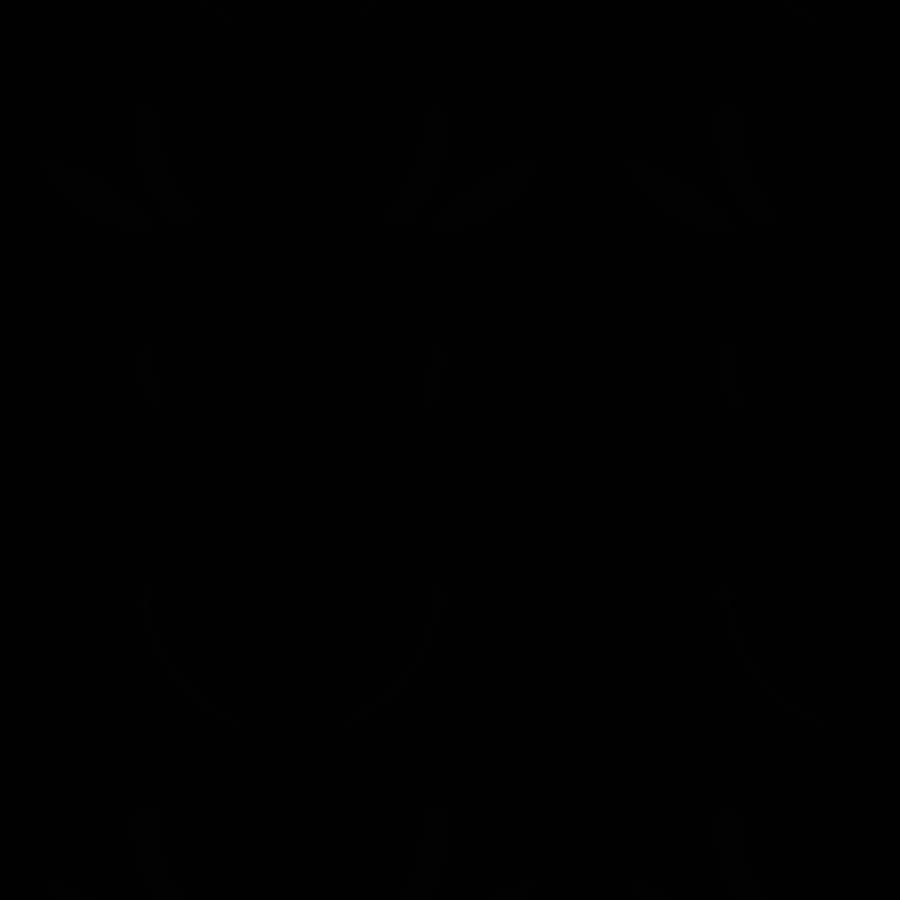
Frame 1 (no input)
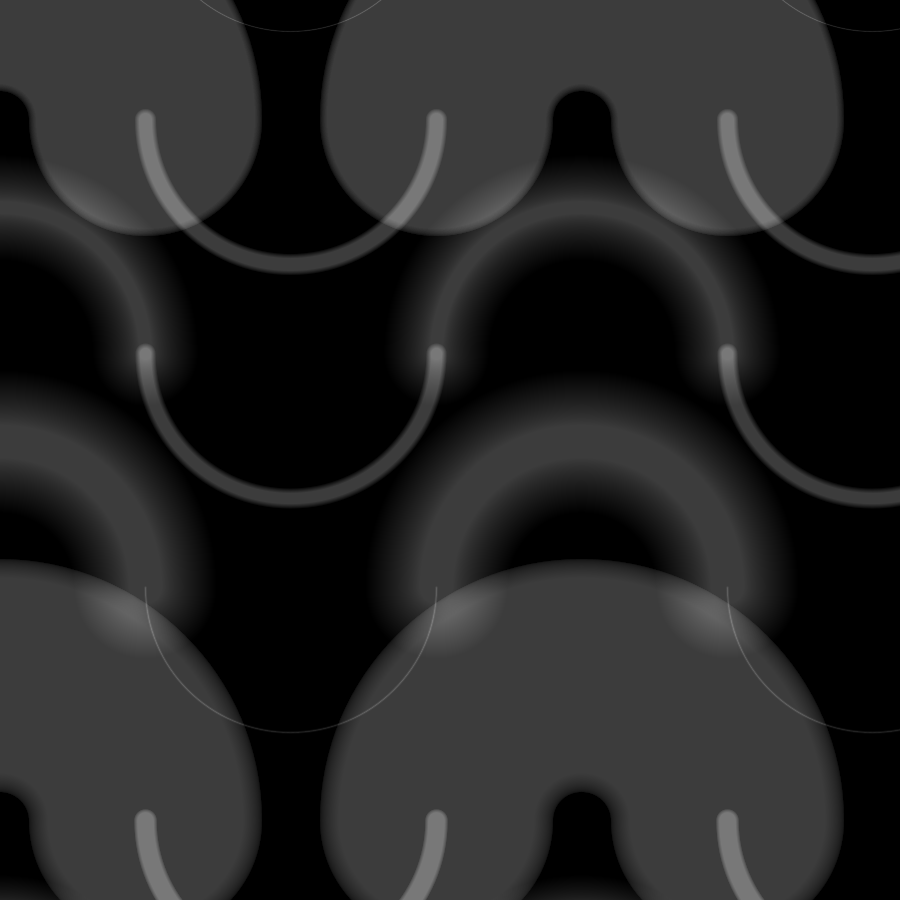
Frame 60 (the mouse pressed at the canvas centre just before this capture)
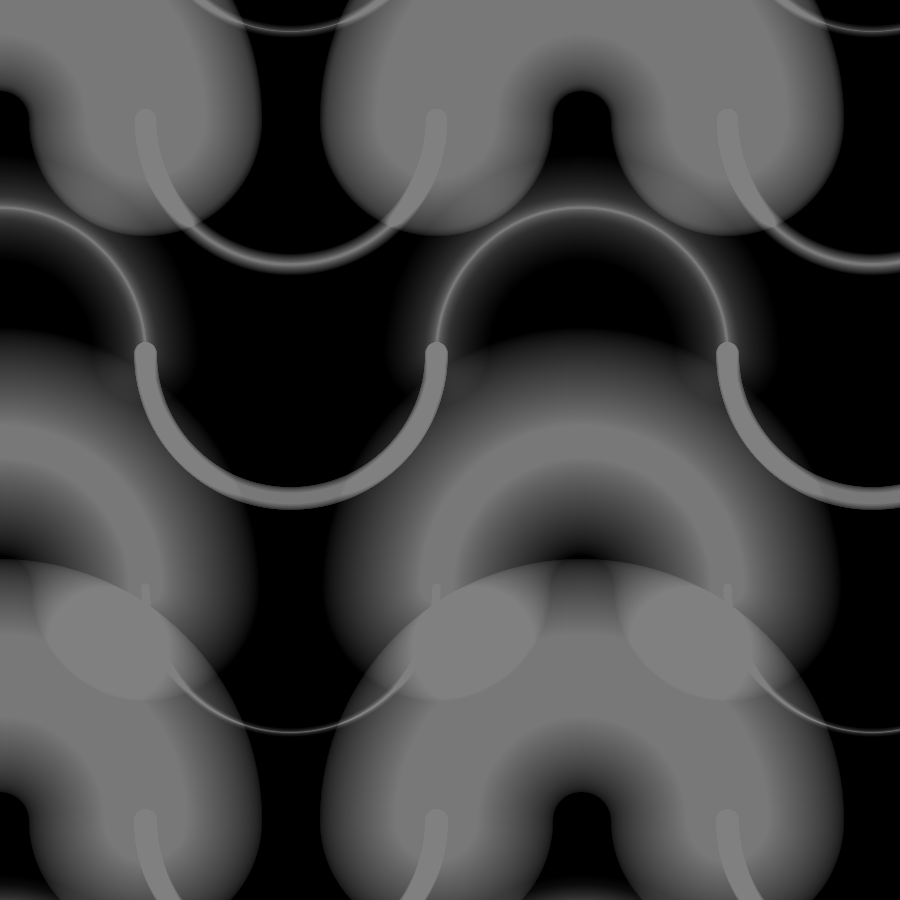
Frame 120 (the mouse held since frame 60 and released just before this capture)

The Processing sketch that drew these frames (run headless with seeded random() and noise(); from frame 60 on, the mouse is pressed at the canvas centre):

// Processing sketch: gio_waVEs_remix_alba
// ── gio_waVEs_remix_alba.pde
/*---------------------------------
 Name: Giovanna Alonso
 Date: Sept 2024
 Tittle:  waVEs
 
 Description:
 It is a form of see the ever evolving passing
 of life and how everything's always in motion
 and when we blink there's always something happening
 
 -----------------------------------*/
float sw, alpha; // variables for motion and stroke weight
float distY = 10; // variables for vertical distance between arc rows
float arquito=200; // variable to determine the arc size
float posy ;
float posx ;
void setup () {
  size(900, 900);
  posx = random(width);  //controls the arc size with the position of the mouse in X
  posy = random(height); //controls the spacing between each arc with the position of the mouse in Y
  background(0, 0, 0);
} // canvas setup

void draw () {
  


  distY = posy; // defining the variables into the mouse position
  arquito = posx;

  noFill(); // we are telling the system that the arcs must not have fill
  stroke(255,1); // arc stroke color is set to a random grayscale value on each draw cycle, creating glitches.

  for (float y=-arquito; y<height+arquito; y+=distY) {
    sw = map (sin(radians(y+alpha)), -1, 1, 2, distY); // this function changes the stroke weight while you move the mouse while creating the wave effect
    strokeWeight(sw/10);
    for (float x1=arquito/2; x1<width+arquito; x1+=arquito) {
      arc(x1, y, arquito/2, arquito/2, 0, PI); // this function helps me form the waves with one arc facing up and another facing down
    }
    sw = map (sin(radians(y-alpha)), -1, 1, 2, distY);
    strokeWeight(sw);
    for (float x2=0; x2<width+arquito; x2+=arquito) {
      arc(x2, y, arquito/2, arquito/2, PI, TWO_PI);
    } // the for function distributes the drawing across the canvas
  }
  alpha++; // this change the stroke weight based on the sine to make it move =^_^=
}
